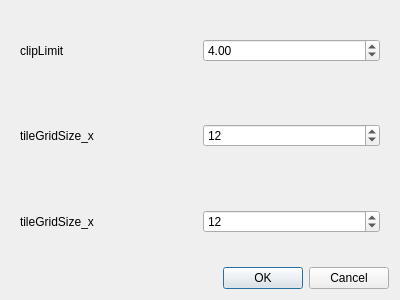
<?xml version="1.0" encoding="UTF-8"?>
<ui version="4.0">
 <class>Dialog</class>
 <widget class="QDialog" name="Dialog">
  <property name="geometry">
   <rect>
    <x>0</x>
    <y>0</y>
    <width>400</width>
    <height>300</height>
   </rect>
  </property>
  <property name="windowTitle">
   <string>CLAHE参数</string>
  </property>
  <layout class="QVBoxLayout" name="verticalLayout">
   <item>
    <widget class="QFrame" name="frame">
     <layout class="QHBoxLayout" name="horizontalLayout">
      <item>
       <widget class="QLabel" name="label">
        <property name="text">
         <string>clipLimit </string>
        </property>
       </widget>
      </item>
      <item>
       <widget class="QDoubleSpinBox" name="CLAHE_clipLimit">
        <property name="value">
         <double>4.000000000000000</double>
        </property>
       </widget>
      </item>
     </layout>
    </widget>
   </item>
   <item>
    <widget class="QFrame" name="frame">
     <layout class="QHBoxLayout" name="horizontalLayout_2">
      <item>
       <widget class="QLabel" name="label_2">
        <property name="text">
         <string>tileGridSize_x</string>
        </property>
       </widget>
      </item>
      <item>
       <widget class="QSpinBox" name="CLAHE_tileGridSize_x">
        <property name="value">
         <number>12</number>
        </property>
       </widget>
      </item>
     </layout>
    </widget>
   </item>
   <item>
    <widget class="QFrame" name="frame">
     <layout class="QHBoxLayout" name="horizontalLayout_3">
      <item>
       <widget class="QLabel" name="label_3">
        <property name="text">
         <string>tileGridSize_x</string>
        </property>
       </widget>
      </item>
      <item>
       <widget class="QSpinBox" name="CLAHE_tileGridSize_y">
        <property name="value">
         <number>12</number>
        </property>
       </widget>
      </item>
     </layout>
    </widget>
   </item>
   <item>
    <widget class="QDialogButtonBox" name="buttonBox">
     <property name="orientation">
      <enum>Qt::Horizontal</enum>
     </property>
     <property name="standardButtons">
      <set>QDialogButtonBox::Cancel|QDialogButtonBox::Ok</set>
     </property>
    </widget>
   </item>
  </layout>
 </widget>
 <resources/>
 <connections>
  <connection>
   <sender>buttonBox</sender>
   <signal>accepted()</signal>
   <receiver>Dialog</receiver>
   <slot>accept()</slot>
   <hints>
    <hint type="sourcelabel">
     <x>248</x>
     <y>254</y>
    </hint>
    <hint type="destinationlabel">
     <x>157</x>
     <y>274</y>
    </hint>
   </hints>
  </connection>
  <connection>
   <sender>buttonBox</sender>
   <signal>rejected()</signal>
   <receiver>Dialog</receiver>
   <slot>reject()</slot>
   <hints>
    <hint type="sourcelabel">
     <x>316</x>
     <y>260</y>
    </hint>
    <hint type="destinationlabel">
     <x>286</x>
     <y>274</y>
    </hint>
   </hints>
  </connection>
 </connections>
</ui>
